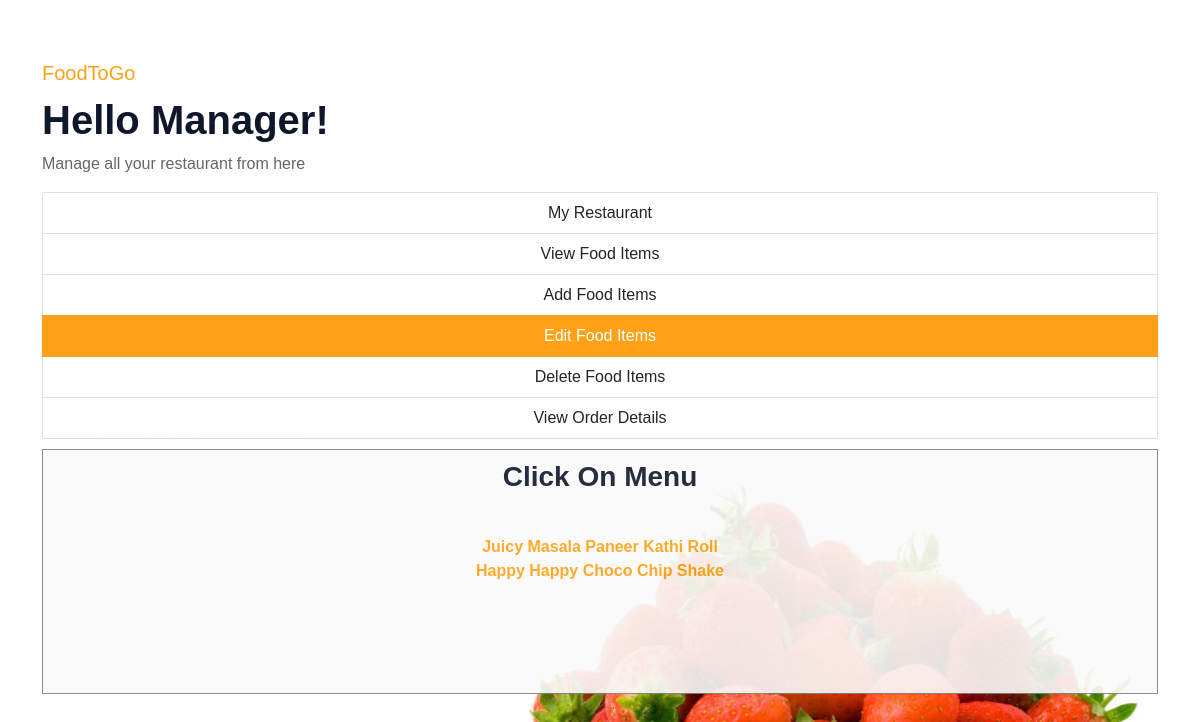
The page /edit_food_items.php (signed in) on the database its author committed.
### tables this page shows
CREATE TABLE `food` (
  `F_ID` int(30) NOT NULL,
  `name` varchar(30) NOT NULL,
  `price` int(30) NOT NULL,
  `description` varchar(200) NOT NULL,
  `R_ID` int(30) NOT NULL,
  `images_path` varchar(200) NOT NULL,
  `options` varchar(10) NOT NULL DEFAULT 'ENABLE'
);

### session_m.php (called while the page is built, shortened)
<?php
$user_check=$_SESSION['login_user1'];
?>

### edit_food_items.php (the view, shortened to what this page needs)
<?php
include('session_m.php');
?>
<!DOCTYPE html>
<html>
  <head>
  </head>
  <link rel="stylesheet" type = "text/css" href ="css/edit_food_items.css">
  <link rel="stylesheet" type = "text/css" href ="css/bootstrap.min.css">
  <body>
    <nav class="navbar navbar-inverse navbar-fixed-top navigation-clean-search" role="navigation">
      <div class="container">
        <div class="navbar-header">
          <a class="navbar-brand" href="index.php">FoodToGo</a>
        </div>
      </div>
    </nav>
<div class="container">
    <div class="jumbotron">
     <h1>Hello Manager! </h1>
     <p>Manage all your restaurant from here</p>
    </div>
    </div>
<div class="container">
    	<div class="col-xs-3" style="text-align: center;">
    	<div class="list-group">
    		<a href="myrestaurant.php" class="list-group-item ">My Restaurant</a>
    		<a href="view_food_items.php" class="list-group-item ">View Food Items</a>
    		<a href="add_food_items.php" class="list-group-item ">Add Food Items</a>
    		<a href="edit_food_items.php" class="list-group-item active">Edit Food Items</a>
    		<a href="delete_food_items.php" class="list-group-item ">Delete Food Items</a>
        <a href="view_order_details.php" class="list-group-item ">View Order Details</a>
    	</div>
    </div>
<div class="col-xs-3">
  <div class="form-area" style="padding: 10px 10px 110px 10px; ">
    <div style="text-align: center;">
      <h3>Click On Menu <br><br></h3>
    </div>
    <?php
    $query = mysqli_query($conn, "SELECT * FROM food f WHERE f.R_ID IN (SELECT r.R_ID FROM RESTAURANTS r WHERE r.M_ID='$user_check') ORDER BY F_ID");
    while ($row = mysqli_fetch_array($query)) {
      ?>
      <div class="list-group" style="text-align: center;">
        <?php
      echo "<b><a href='edit_food_items.php?update= {$row['F_ID']}'>{$row['name']}</a></b>";
        ?>
      </div>
    <?php
    }
    ?>
  </div>
</div>
</div>
  </body>
<br>
</html>

### css/edit_food_items.css (style rules this page uses)
body,html { height: 100%; }
body { padding-top: 50px; background-image: url('headerimg2.jpg'); background-repeat: repeat; background-size: 100%; }
.form-area { background-color: #FAFAFA; padding: 10px 40px 60px; margin: 10px 0px 60px; border: 1px solid GREY; opacity:0.9; }

### rows shown on the page
food: name "Juicy Masala Paneer Kathi Roll"
food: name "Happy Happy Choco Chip Shake"
